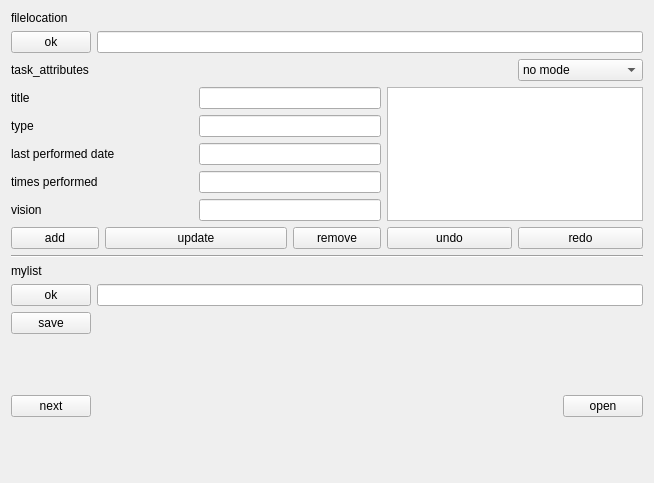
<?xml version="1.0" encoding="UTF-8"?>
<ui version="4.0">
 <class>GUI</class>
 <widget class="QWidget" name="GUI">
  <property name="geometry">
   <rect>
    <x>0</x>
    <y>0</y>
    <width>654</width>
    <height>483</height>
   </rect>
  </property>
  <property name="windowTitle">
   <string>GUI</string>
  </property>
  <layout class="QVBoxLayout" name="verticalLayout">
   <item>
    <layout class="QFormLayout" name="formLayout">
     <item row="0" column="0">
      <widget class="QLabel" name="filelocation_label">
       <property name="text">
        <string>filelocation</string>
       </property>
      </widget>
     </item>
     <item row="1" column="0">
      <widget class="QPushButton" name="filelocation_button">
       <property name="text">
        <string>ok</string>
       </property>
      </widget>
     </item>
     <item row="1" column="1">
      <widget class="QLineEdit" name="filelocation_lineedi"/>
     </item>
    </layout>
   </item>
   <item>
    <layout class="QGridLayout" name="gridLayout">
     <item row="0" column="0" colspan="2">
      <widget class="QLabel" name="task_attributes_label">
       <property name="text">
        <string>task_attributes</string>
       </property>
      </widget>
     </item>
     <item row="0" column="5">
      <widget class="QComboBox" name="mode_combobox">
       <item>
        <property name="text">
         <string>no mode</string>
        </property>
       </item>
       <item>
        <property name="text">
         <string>mode A</string>
        </property>
       </item>
       <item>
        <property name="text">
         <string>mode B</string>
        </property>
       </item>
      </widget>
     </item>
     <item row="1" column="0">
      <widget class="QLabel" name="title_label">
       <property name="text">
        <string>title</string>
       </property>
      </widget>
     </item>
     <item row="1" column="2" colspan="2">
      <widget class="QLineEdit" name="title_lineedit"/>
     </item>
     <item row="1" column="4" rowspan="5" colspan="2">
      <widget class="QListWidget" name="task_list_listwidget"/>
     </item>
     <item row="2" column="0">
      <widget class="QLabel" name="type_label">
       <property name="text">
        <string>type</string>
       </property>
      </widget>
     </item>
     <item row="2" column="2" colspan="2">
      <widget class="QLineEdit" name="type_lineedit"/>
     </item>
     <item row="3" column="0" colspan="2">
      <widget class="QLabel" name="last_performed_date_label">
       <property name="text">
        <string>last performed date</string>
       </property>
      </widget>
     </item>
     <item row="3" column="2" colspan="2">
      <widget class="QLineEdit" name="last_performed_date_lineedit"/>
     </item>
     <item row="4" column="0" colspan="2">
      <widget class="QLabel" name="times_performed_label">
       <property name="text">
        <string>times performed</string>
       </property>
      </widget>
     </item>
     <item row="4" column="2" colspan="2">
      <widget class="QLineEdit" name="times_performed_lineedit"/>
     </item>
     <item row="5" column="0">
      <widget class="QLabel" name="vision_label">
       <property name="text">
        <string>vision</string>
       </property>
      </widget>
     </item>
     <item row="6" column="0">
      <widget class="QPushButton" name="add_button">
       <property name="text">
        <string>add</string>
       </property>
      </widget>
     </item>
     <item row="6" column="1" colspan="2">
      <widget class="QPushButton" name="update_button">
       <property name="text">
        <string>update</string>
       </property>
      </widget>
     </item>
     <item row="6" column="3">
      <widget class="QPushButton" name="remove_button">
       <property name="text">
        <string>remove</string>
       </property>
      </widget>
     </item>
     <item row="6" column="4">
      <widget class="QPushButton" name="undo_button">
       <property name="text">
        <string>undo</string>
       </property>
      </widget>
     </item>
     <item row="6" column="5">
      <widget class="QPushButton" name="redo_button">
       <property name="text">
        <string>redo</string>
       </property>
      </widget>
     </item>
     <item row="5" column="2" colspan="2">
      <widget class="QLineEdit" name="vision_lineedit"/>
     </item>
    </layout>
   </item>
   <item>
    <widget class="Line" name="line">
     <property name="orientation">
      <enum>Qt::Horizontal</enum>
     </property>
    </widget>
   </item>
   <item>
    <layout class="QFormLayout" name="formLayout_2">
     <property name="fieldGrowthPolicy">
      <enum>QFormLayout::AllNonFixedFieldsGrow</enum>
     </property>
     <item row="0" column="0">
      <widget class="QLabel" name="mylist_label">
       <property name="text">
        <string>mylist</string>
       </property>
      </widget>
     </item>
     <item row="1" column="0">
      <widget class="QPushButton" name="mylist_button">
       <property name="text">
        <string>ok</string>
       </property>
      </widget>
     </item>
     <item row="1" column="1">
      <widget class="QLineEdit" name="mylist_lineedit"/>
     </item>
    </layout>
   </item>
   <item>
    <layout class="QGridLayout" name="gridLayout_2">
     <item row="1" column="2">
      <widget class="QPushButton" name="open_button">
       <property name="text">
        <string>open</string>
       </property>
      </widget>
     </item>
     <item row="0" column="0">
      <widget class="QPushButton" name="save_button">
       <property name="text">
        <string>save</string>
       </property>
      </widget>
     </item>
     <item row="1" column="0">
      <widget class="QPushButton" name="next_button">
       <property name="text">
        <string>next</string>
       </property>
      </widget>
     </item>
     <item row="1" column="1">
      <widget class="QStackedWidget" name="stackedWidget">
       <widget class="QWidget" name="page"/>
       <widget class="QWidget" name="page_2"/>
      </widget>
     </item>
    </layout>
   </item>
  </layout>
 </widget>
 <resources/>
 <connections/>
</ui>
